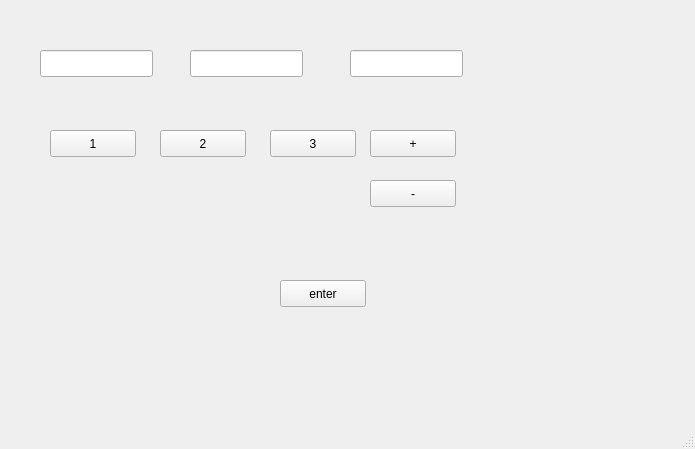
<?xml version="1.0" encoding="UTF-8"?>
<ui version="4.0">
 <class>MainWindow</class>
 <widget class="QMainWindow" name="MainWindow">
  <property name="geometry">
   <rect>
    <x>0</x>
    <y>0</y>
    <width>695</width>
    <height>449</height>
   </rect>
  </property>
  <property name="windowTitle">
   <string>MainWindow</string>
  </property>
  <widget class="QWidget" name="centralwidget">
   <widget class="QLineEdit" name="num1Edit">
    <property name="geometry">
     <rect>
      <x>40</x>
      <y>50</y>
      <width>113</width>
      <height>27</height>
     </rect>
    </property>
   </widget>
   <widget class="QLineEdit" name="num2Edit">
    <property name="geometry">
     <rect>
      <x>190</x>
      <y>50</y>
      <width>113</width>
      <height>27</height>
     </rect>
    </property>
   </widget>
   <widget class="QLineEdit" name="result">
    <property name="geometry">
     <rect>
      <x>350</x>
      <y>50</y>
      <width>113</width>
      <height>27</height>
     </rect>
    </property>
   </widget>
   <widget class="QPushButton" name="plusButton">
    <property name="geometry">
     <rect>
      <x>370</x>
      <y>130</y>
      <width>86</width>
      <height>27</height>
     </rect>
    </property>
    <property name="text">
     <string>+</string>
    </property>
   </widget>
   <widget class="QPushButton" name="minusButton">
    <property name="geometry">
     <rect>
      <x>370</x>
      <y>180</y>
      <width>86</width>
      <height>27</height>
     </rect>
    </property>
    <property name="text">
     <string>-</string>
    </property>
   </widget>
   <widget class="QPushButton" name="N1Button">
    <property name="geometry">
     <rect>
      <x>50</x>
      <y>130</y>
      <width>86</width>
      <height>27</height>
     </rect>
    </property>
    <property name="text">
     <string>1</string>
    </property>
   </widget>
   <widget class="QPushButton" name="N2Button">
    <property name="geometry">
     <rect>
      <x>160</x>
      <y>130</y>
      <width>86</width>
      <height>27</height>
     </rect>
    </property>
    <property name="text">
     <string>2</string>
    </property>
   </widget>
   <widget class="QPushButton" name="N3Button">
    <property name="geometry">
     <rect>
      <x>270</x>
      <y>130</y>
      <width>86</width>
      <height>27</height>
     </rect>
    </property>
    <property name="text">
     <string>3</string>
    </property>
   </widget>
   <widget class="QPushButton" name="enterButton">
    <property name="geometry">
     <rect>
      <x>280</x>
      <y>280</y>
      <width>86</width>
      <height>27</height>
     </rect>
    </property>
    <property name="text">
     <string>enter</string>
    </property>
   </widget>
  </widget>
  <widget class="QMenuBar" name="menubar">
   <property name="geometry">
    <rect>
     <x>0</x>
     <y>0</y>
     <width>695</width>
     <height>24</height>
    </rect>
   </property>
  </widget>
  <widget class="QStatusBar" name="statusbar"/>
 </widget>
 <resources/>
 <connections/>
</ui>
